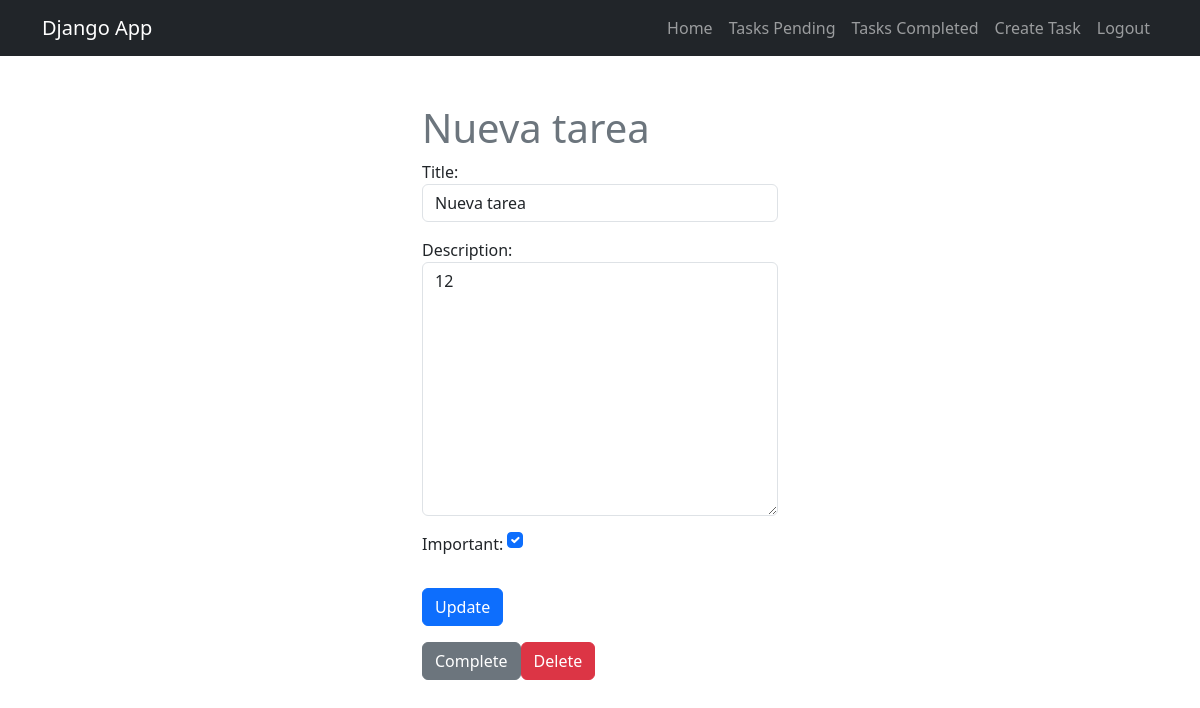
The page /tasks/4/ (signed in) on the database as committed earlier.
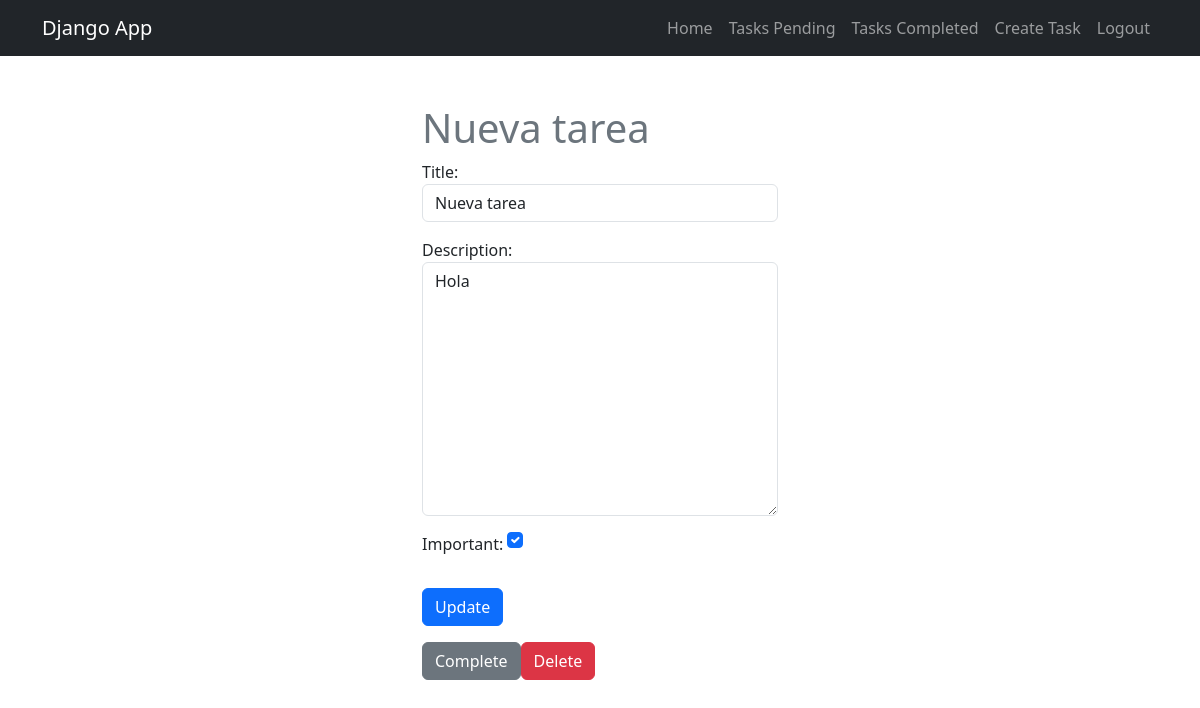
The same page on the database as committed later.
### tasks/models.py (models this page shows, shortened)
class Task(models.Model):
    title = models.CharField(max_length=100)
    description = models.TextField(blank=True)
    created = models.DateTimeField(auto_now_add=True)
    datecompleted = models.DateTimeField(null=True, blank=True)
    important = models.BooleanField(default=False)
    user = models.ForeignKey(User, on_delete=models.CASCADE)

### tasks/views.py (the view, shortened to what this page needs)
# urls.py: path('tasks/<int:task_id>/', views.task_detail, name="task_detail"),
@login_required
def task_detail(request, task_id):
    if request.method == 'GET':
        task = get_object_or_404(Task, pk=task_id, user=request.user)
        form = TaskForm(instance=task)
        return render(request, 'task_detail.html', {
            "task": task,
            "form": form
        })

### tasks/forms.py
class TaskForm(forms.ModelForm):
    class Meta:
        model = Task
        fields = ['title', 'description', 'important']
        widgets = {
            'title': forms.TextInput(attrs={'class': 'form-control', 'placeholder': 'Write a title'}),
            'description': forms.Textarea(attrs={'class': 'form-control', 'placeholder': 'Write a description'}),
            'important': forms.CheckboxInput(attrs={'class': 'form-check-input m-auto'}),
        }

### tasks/templates/task_detail.html (shortened to what this page needs)
{% extends 'base.html' %}
{% block content %}
<main class="container">
    <div class="row">
        <div class="col-md-4 offset-md-4 mt-5">
            <h1 class="text-secondary">{{ task.title }}</h1>
            <form method="POST">
                {{ form.as_p }}
                <button class="btn btn-primary mt-3">Update</button>
            </form>
            <div class="d-flex">
                <form action="{% url 'complete_task' task.id %}" method="POST">
                    <button class="btn btn-secondary mt-3">Complete</button>
                </form>
                <form action="{% url 'delete_task' task.id %}" method="POST">
                    <button class="btn btn-danger mt-3">Delete</button>
                </form>
            </div>
        </div>
    </div>
</main>
{% endblock %}

Rows that differ between the two databases and show on the page:
changed Task "Nueva tarea": description "12" → "Hola"
